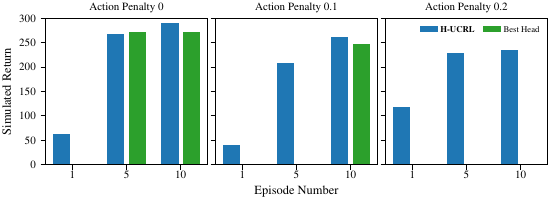

Reproduce this figure in Python.
"""Parse best-head experiments."""

from collections import OrderedDict

import matplotlib.pyplot as plt
import pandas as pd

from exps.plotters import set_figure_params

COLORS = OrderedDict(sim_return="C0", model_return="C2")
LABELS = OrderedDict(sim_return=r"\textbf{H-UCRL}", model_return="Best Head")

set_figure_params(serif=True, fontsize=9)
df = pd.read_pickle("learned_optimistic.pkl")

df["episode"] = 0
EPISODES = {0: 0, 1: 4, 2: 9}
for i in range(9):
    df.iloc[slice(5 * i, 5 * (i + 1)), df.columns.get_loc("episode")] = EPISODES[i % 3]

max_ = (
    df.groupby(["action_cost", "episode", "head"])[["sim_return", "model_return"]]
    .max()
    .max(level=[0, 1])
)

action_costs = [0, 0.1, 0.2]
episodes = [0, 4, 9]
fig, axes = plt.subplots(1, len(action_costs), sharey="row")
fig.set_size_inches(5.5, 2.0)
#
width = 0.8
for i, action_cost in enumerate(action_costs):
    for j, episode in enumerate(episodes):
        for k, type_ in enumerate(["sim_return", "model_return"]):
            axes[i].bar(
                2.5 * j + k,
                max_.loc[(action_cost, episode)][type_],
                width=width,
                color=COLORS[type_],
            )
    axes[i].set_title(f"Action Penalty {action_cost}", fontsize=8)
    axes[i].set_ylim([0, 300])
    axes[i].set_xticks([0.5, 3, 5.5])
    axes[i].tick_params(axis="x", which="major", pad=1)
    axes[i].set_xticklabels([1, 5, 10])

#
for key, label in LABELS.items():
    for ax in axes:
        ax.bar(0, 0, 0, color=COLORS[key], label=label)

handles, labels = axes[-1].get_legend_handles_labels()
axes[-1].legend(
    handles,
    labels,
    loc="upper right",
    frameon=False,
    ncol=2,
    handletextpad=0.3,
    labelspacing=0.1,
    columnspacing=1.0,
    # bbox_to_anchor=(1.0, 1.05)
)

axes[0].set_ylabel("Simulated Return")
axes[1].set_xlabel("Episode Number")
# fig.tight_layout(rect=[0.02, 0.1, 1, 1], pad=0.2)
plt.tight_layout(pad=0.2)
plt.savefig("best_head.pdf")
plt.show()
